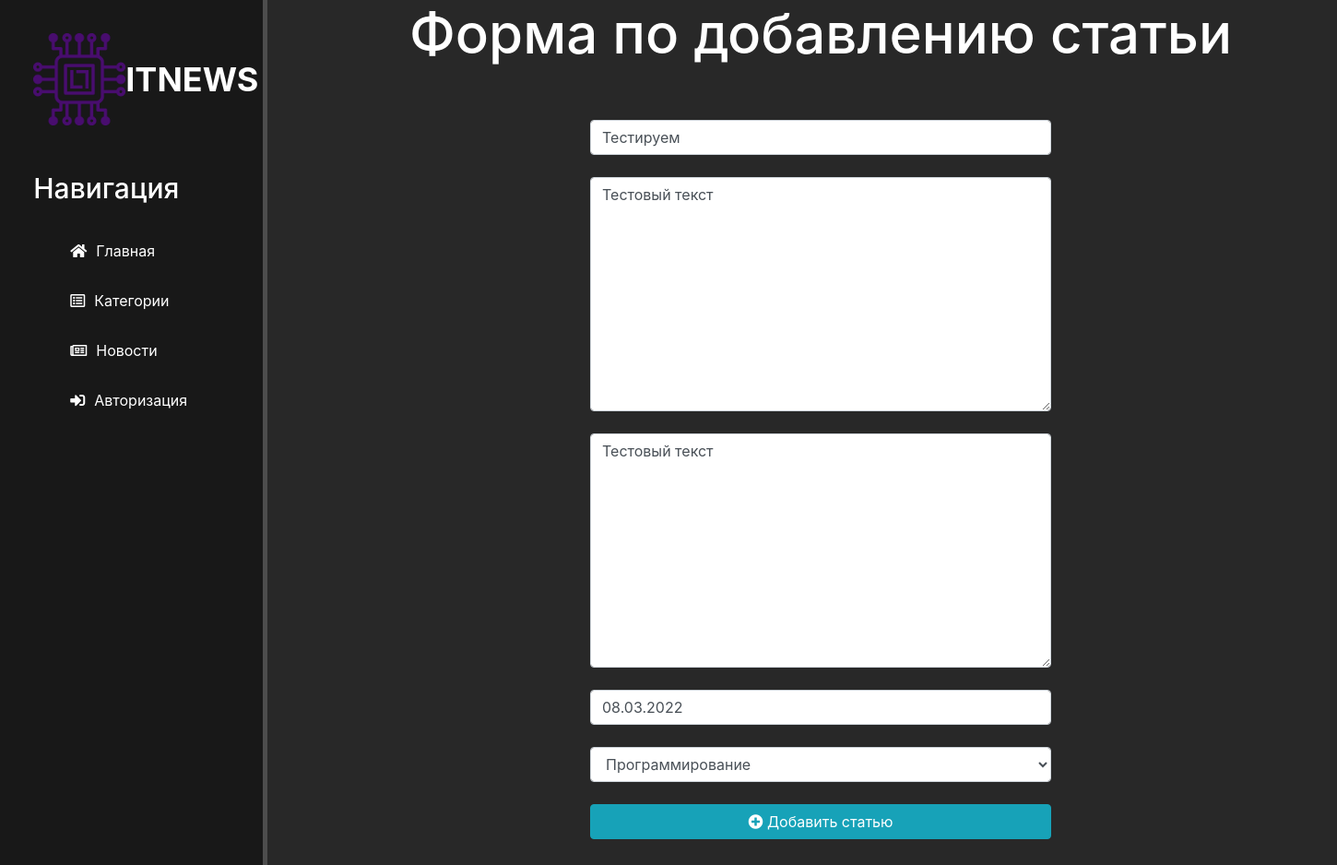
The page /news/testiruem/update on the database its author committed.
### news/models.py (models this page shows, shortened)
class Articles(models.Model):
    title = models.CharField('Название', max_length=100)
    anons = models.TextField('Анонс')
    full_text = models.TextField('Статья')
    date = models.DateField('Дата публикации')
    category = models.ForeignKey(Category, verbose_name="Категория", related_name="products", on_delete=models.CASCADE,default=1)
    slug = AutoSlugField(populate_from='title')
    class Meta:
        verbose_name = 'Новость'
        verbose_name_plural = 'Новости'

### news/views.py (the view)
# urls.py: path('<slug:slug>/update', views.NewsUpdateView.as_view(), name='news_update'),
class NewsUpdateView(UpdateView):
    model = Articles
    template_name = 'news/create.html'
    form_class = ArticlesForm

### news/forms.py
class ArticlesForm(ModelForm):
    class Meta:
        model = Articles
        fields = ['title',
                  'anons',
                  'full_text',
                  'date', 'category']
        widgets = {
            "title": TextInput(attrs={
                'class': 'form-control',
                'placeholder': 'Название статьи'
            }),
            "anons": Textarea(attrs={
                'class': 'form-control',
                'placeholder': 'Анонс статьи'
            }),
            "full_text": Textarea(attrs={
                'class': 'form-control',
                'placeholder': 'Текст статьи',
            }),
            "date": DateInput(attrs={
                'class': 'form-control',
                'placeholder': 'Дата публикации',
                'value': datetime.datetime.now().strftime("%d.%m.%Y")
            }),
            "category": Select(attrs={
                'class': 'form-control',
                'placeholder': 'Категории',
            }),
        }

### news/models.py (called while the page is built)
    def __str__(self):
        return self.name

### news/templates/news/create.html (shortened to what this page needs)
{% extends 'main/layout.html' %}
{% block content %}
    <div class="content">
        <h1>Форма по добавлению статьи</h1>
        <form method="post">
            {{ form.title }}<br>
            {{ form.anons }}<br>
            {{ form.full_text}}<br>
            {{ form.date }}<br>
            {{ form.category }}
             <br>
            <button class="btn btn-info test" type="submit" style="color: white"> <span class="fas fa-plus-circle"></span> Добавить статью
              </button>
        </form>
    </div>
{%endblock%}

### main/static/main/css/main.css (style rules this page uses)
body { background:#282828; }
.content { display:flex; flex-direction:column; color: white; align-items: center; width: 150vh; }
.content h1 { font-size:60px; animation:fadeInUp; animation-duration: 1.7s; }
form { display:flex; flex-direction:column; width:500px; margin-top:50px; animation:fadeInUp; animation-duration: 1.7s; }

### rows shown on the page
Articles: title "Тестируем", anons "Тестовый текст", full_text "Тестовый текст", date "08.03.2022", category "Программирование"
